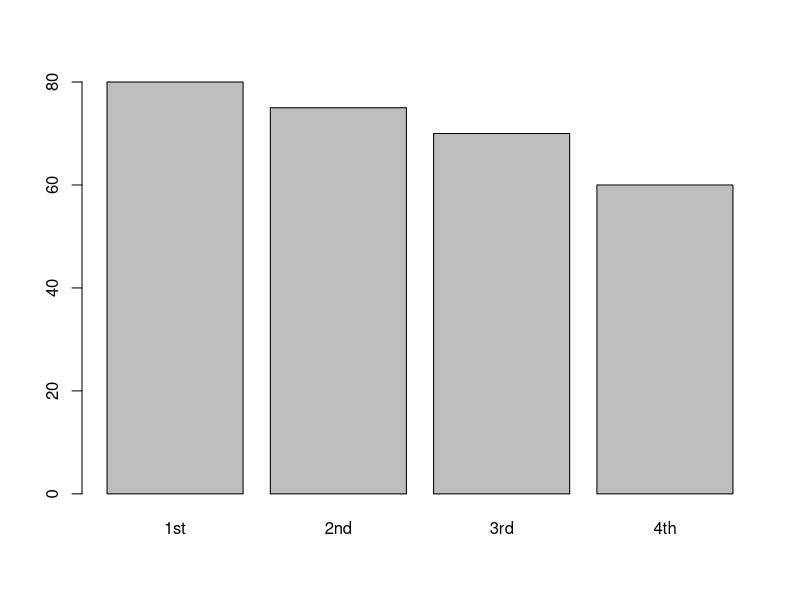
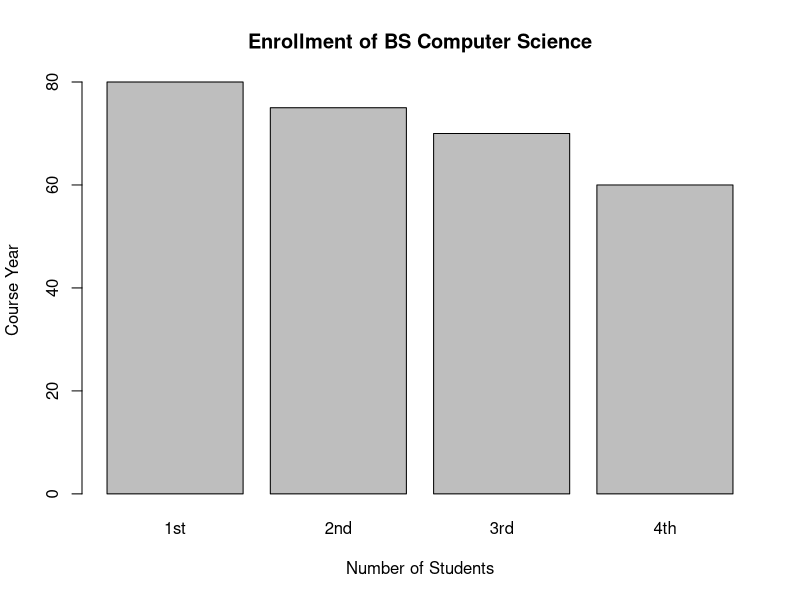
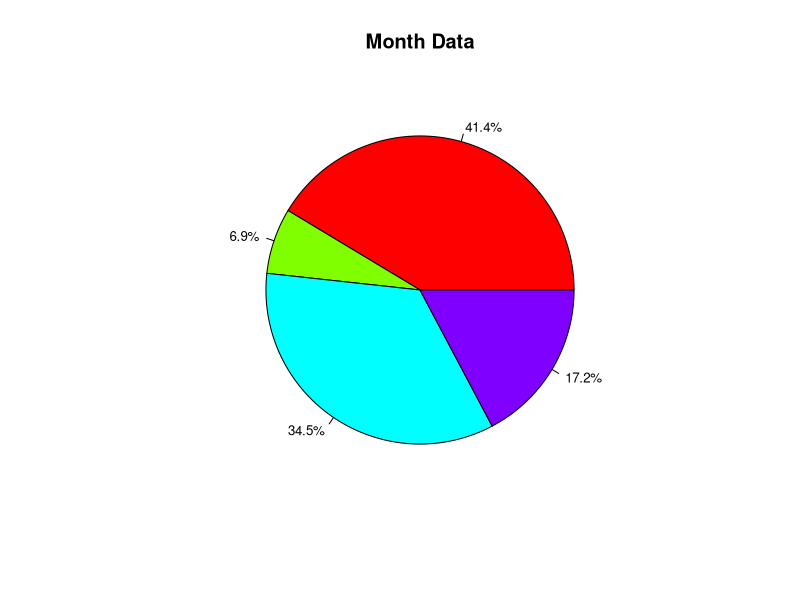
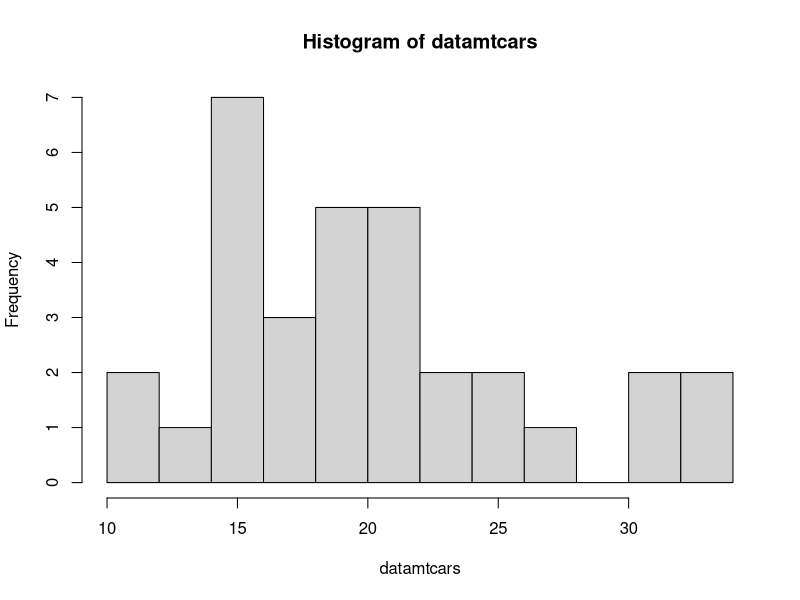
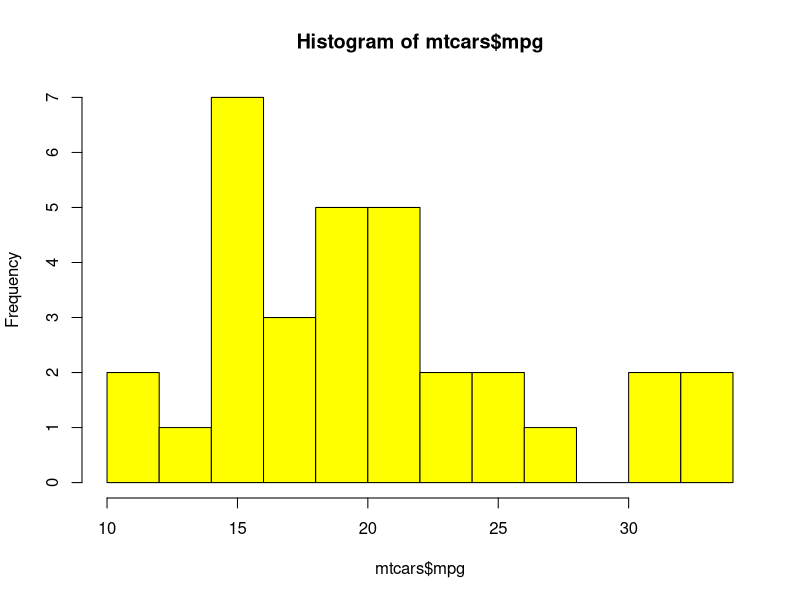
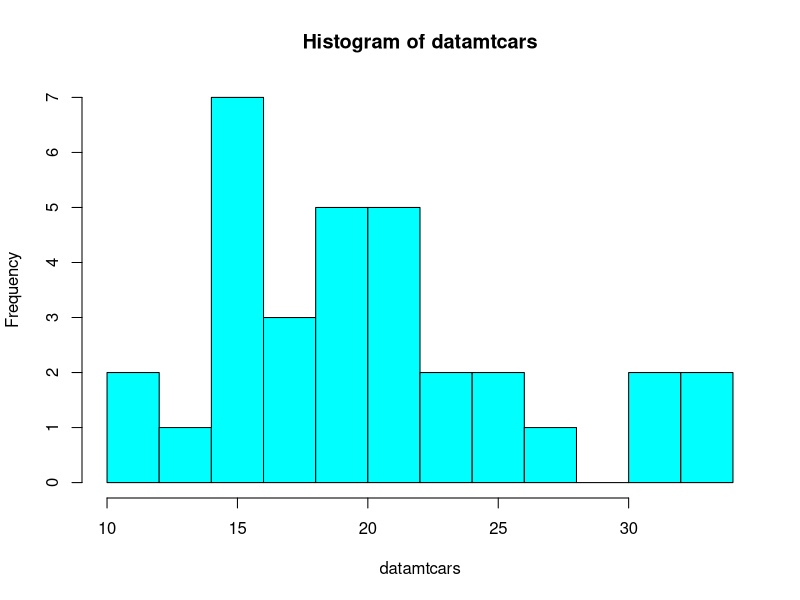
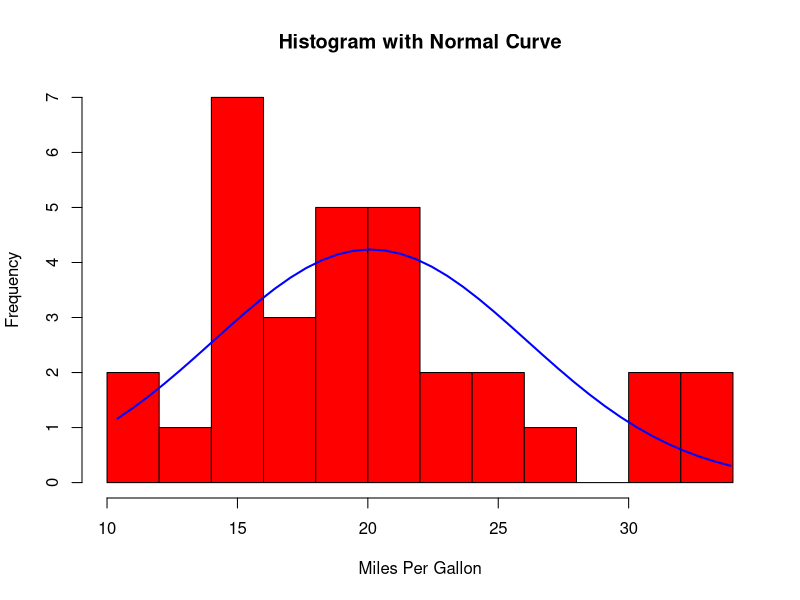
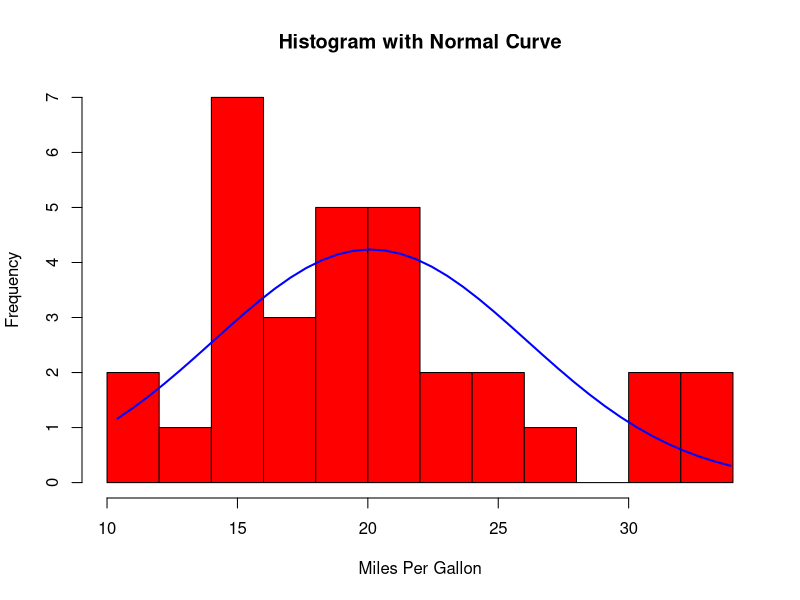

Generate these figures, in order, with R:
## ---- chunk 1
knitr::opts_chunk$set(echo = TRUE)
## ---- chunk 2

BS <- data.frame("Course Year" = c ("1st", "2nd", "3rd", "4th"), "2019–2020" = c(80, 75, 70, 60))
BS

## ---- chunk 3
bar <- c("1st" = 80, "2nd" = 75, "3rd" = 70, "4th" = 60)
bar
barplot(bar)

## ---- chunk 4

bar <- c("1st" = 80 , "2nd" = 75, "3rd" = 70, "4th" = 60)
bar
barplot(bar,  main = "Enrollment of BS Computer Science",  xlab = "Number of Students",  ylab = "Course Year")

## ---- chunk 5

Monthly <- data.frame(facts = c("Food", "Electricity", "Savings", "Miscellaneous_expenses"), A = c(60, 10, 5, 25))
Monthly
Tab1 <- table(Monthly)
Tab1

## ---- chunk 6
A <- c(60, 10, 50, 25)
A
data1 <- round(A/sum(A) * 100, 1)
data1
data1 <- paste(data1,"%",sep = "")
data1
pie1 <- pie(A, main = "Month Data", col = rainbow(4),
              labels =  data1, cex = 0.8)

legend(1.3,1.5, c("Food","Electricity","Savings","Miscellaneous expenses"), cex = 0.8,fill = rainbow(4))

## ---- chunk 7

data("mtcars")
datamtcars <- (mtcars$mpg)
datamtcars
hist(datamtcars, breaks = 12)

## ---- chunk 8

hist(mtcars$mpg, breaks=12, col="yellow")
hist(datamtcars, breaks=12, col="cyan")

## ---- chunk 9

x <- mtcars$mpg
h<-hist(x, breaks=10, col="red", xlab="Miles Per Gallon",
        main="Histogram with Normal Curve")
xfit<-seq(min(x),max(x),length=40)
yfit<-dnorm(xfit,mean=mean(x),sd=sd(x))
yfit <- yfit*diff(h$mids[1:2])*length(x)
lines(xfit, yfit, col="blue", lwd=2)

curv <- datamtcars
curv

hist1 <-hist(curv, breaks=10, col="red", xlab="Miles Per Gallon",
                 main="Histogram with Normal Curve")
xfit<-seq(min(curv),max(curv),length=40)
yfit<-dnorm(xfit,mean=mean(curv),sd=sd(curv))
yfit <- yfit*diff(hist1$mids[1:2])*length(curv)
lines(xfit, yfit, col="blue", lwd=2)
hist1

## ---- chunk 10

data("iris")
data_iris <- data.frame(iris)
data_iris

seto <- subset(data_iris, Species == 'setosa' )
seto

versi <- subset(data_iris, Species == 'versicolor' )
versi

virg <- subset(data_iris, Species == 'virginica' )
virg

## ---- chunk 11

setosa <- colMeans(seto[sapply(seto,is.numeric)])
setosa

versicolor <- colMeans(versi[sapply(versi,is.numeric)])
versicolor

virginica <- colMeans(virg[sapply(virg,is.numeric)])
virginica

## ---- chunk 12

combine_species <- rbind(c(setosa, versicolor,virginica))
combine_species

combine_data<- data.frame(combine_species)
combine_data

## ---- chunk 13

barplot(as.matrix(combine_species), beside = TRUE,
        main = "Iris Data",
        xlab = "Characteristics",
        ylab = "Mean Scores",
        col = c("red", "green", "blue"))

